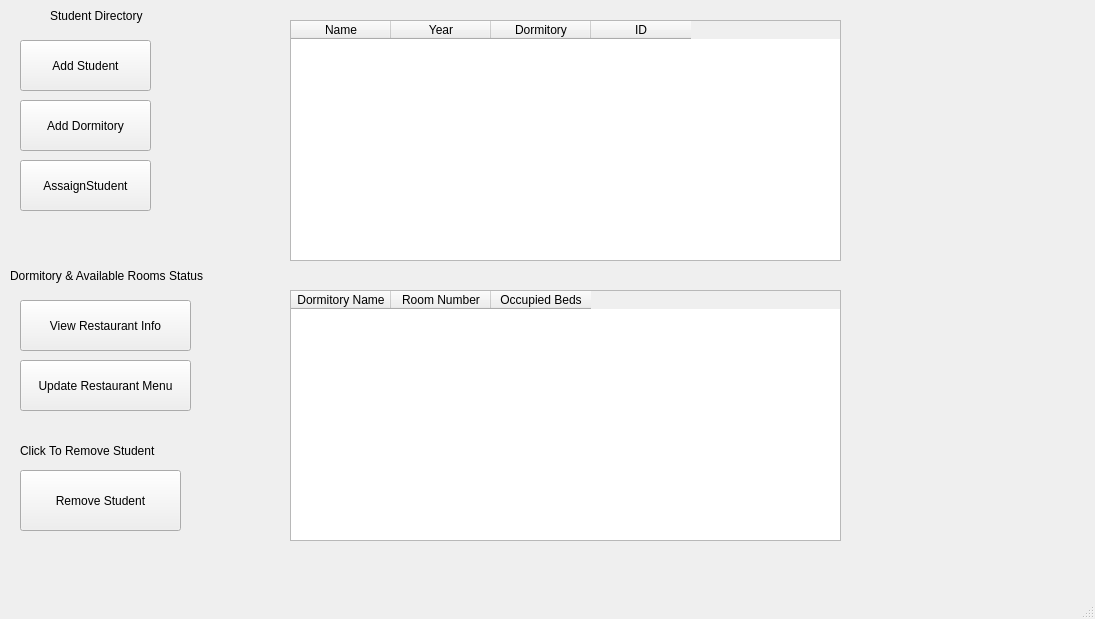
<?xml version="1.0" encoding="UTF-8"?>
<ui version="4.0">
 <class>MainWindow</class>
 <widget class="QMainWindow" name="MainWindow">
  <property name="geometry">
   <rect>
    <x>0</x>
    <y>0</y>
    <width>1095</width>
    <height>619</height>
   </rect>
  </property>
  <property name="windowTitle">
   <string>MainWindow</string>
  </property>
  <widget class="QWidget" name="centralwidget">
   <widget class="QPushButton" name="btnAddStudent">
    <property name="geometry">
     <rect>
      <x>20</x>
      <y>40</y>
      <width>131</width>
      <height>51</height>
     </rect>
    </property>
    <property name="text">
     <string>Add Student</string>
    </property>
   </widget>
   <widget class="QPushButton" name="btnAddDorm">
    <property name="geometry">
     <rect>
      <x>20</x>
      <y>100</y>
      <width>131</width>
      <height>51</height>
     </rect>
    </property>
    <property name="text">
     <string>Add Dormitory</string>
    </property>
   </widget>
   <widget class="QPushButton" name="btnAssignStudent">
    <property name="geometry">
     <rect>
      <x>20</x>
      <y>160</y>
      <width>131</width>
      <height>51</height>
     </rect>
    </property>
    <property name="text">
     <string>AssaignStudent</string>
    </property>
   </widget>
   <widget class="QPushButton" name="btnRemoveStudent">
    <property name="geometry">
     <rect>
      <x>20</x>
      <y>470</y>
      <width>161</width>
      <height>61</height>
     </rect>
    </property>
    <property name="text">
     <string>Remove Student</string>
    </property>
   </widget>
   <widget class="QTableWidget" name="tableStudents">
    <property name="geometry">
     <rect>
      <x>290</x>
      <y>20</y>
      <width>551</width>
      <height>241</height>
     </rect>
    </property>
    <column>
     <property name="text">
      <string>Name</string>
     </property>
    </column>
    <column>
     <property name="text">
      <string>Year</string>
     </property>
    </column>
    <column>
     <property name="text">
      <string>Dormitory</string>
     </property>
    </column>
    <column>
     <property name="text">
      <string>ID</string>
     </property>
    </column>
   </widget>
   <widget class="QPushButton" name="btnUpdateMenu">
    <property name="geometry">
     <rect>
      <x>20</x>
      <y>360</y>
      <width>171</width>
      <height>51</height>
     </rect>
    </property>
    <property name="text">
     <string>Update Restaurant Menu</string>
    </property>
   </widget>
   <widget class="QPushButton" name="btnShowMenu">
    <property name="geometry">
     <rect>
      <x>20</x>
      <y>300</y>
      <width>171</width>
      <height>51</height>
     </rect>
    </property>
    <property name="text">
     <string>View Restaurant Info</string>
    </property>
   </widget>
   <widget class="QTableWidget" name="tableDorms">
    <property name="geometry">
     <rect>
      <x>290</x>
      <y>290</y>
      <width>551</width>
      <height>251</height>
     </rect>
    </property>
    <column>
     <property name="text">
      <string>Dormitory Name</string>
     </property>
    </column>
    <column>
     <property name="text">
      <string>Room Number</string>
     </property>
    </column>
    <column>
     <property name="text">
      <string>Occupied Beds</string>
     </property>
    </column>
   </widget>
   <widget class="QLabel" name="label">
    <property name="geometry">
     <rect>
      <x>50</x>
      <y>0</y>
      <width>161</width>
      <height>31</height>
     </rect>
    </property>
    <property name="text">
     <string>Student Directory</string>
    </property>
   </widget>
   <widget class="QLabel" name="label_2">
    <property name="geometry">
     <rect>
      <x>10</x>
      <y>260</y>
      <width>261</width>
      <height>31</height>
     </rect>
    </property>
    <property name="text">
     <string>Dormitory &amp; Available Rooms Status</string>
    </property>
   </widget>
   <widget class="QLabel" name="label_3">
    <property name="geometry">
     <rect>
      <x>20</x>
      <y>430</y>
      <width>191</width>
      <height>41</height>
     </rect>
    </property>
    <property name="text">
     <string>Click To Remove Student</string>
    </property>
   </widget>
  </widget>
  <widget class="QMenuBar" name="menubar">
   <property name="geometry">
    <rect>
     <x>0</x>
     <y>0</y>
     <width>1095</width>
     <height>26</height>
    </rect>
   </property>
  </widget>
  <widget class="QStatusBar" name="statusbar"/>
 </widget>
 <resources/>
 <connections/>
</ui>
